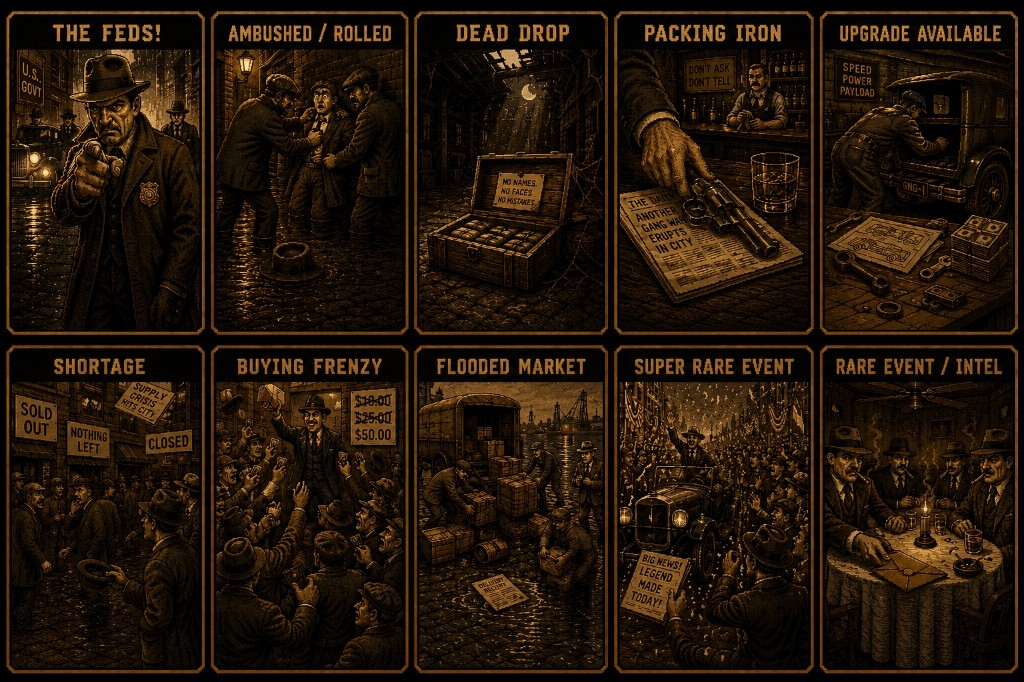
#> input picture assets/event-grid-source.png, 1024 x 682 px
$ python split-event-grid.py
#> lines starting #> are read from the running program, lines starting #| are printed output that depends on the picture; after the words box and inside, x2 and y2 are one past the last pixel; in counts of white or black regions, pixels touching at a corner belong together
### scripts/event_art.py
#!/usr/bin/env python3
"""Shared helpers for event popup artwork — trim, enhance, scale to panel height."""

from __future__ import annotations

from pathlib import Path

import numpy as np
from PIL import Image, ImageEnhance, ImageFilter

POPUP_ART_HEIGHT = 662
POPUP_PAD = 1  # black border each side; exported PNGs are POPUP_ART_HEIGHT + 2*POPUP_PAD tall
TRIM_THRESHOLD = 18


def trim_black(img: Image.Image, threshold: int = TRIM_THRESHOLD) -> Image.Image:
    """Remove outer black gutter."""
    rgb = img.convert("RGB")
    arr = np.array(rgb)
    mask = arr.max(axis=2) > threshold
    if not mask.any():
        return img
    ys, xs = np.where(mask)
    return img.crop((int(xs.min()), int(ys.min()), int(xs.max()) + 1, int(ys.max()) + 1))


def enhance_panel(img: Image.Image) -> Image.Image:
    img = ImageEnhance.Contrast(img).enhance(1.06)
    img = ImageEnhance.Color(img).enhance(1.04)
    img = ImageEnhance.Sharpness(img).enhance(1.2)
    return img.filter(ImageFilter.UnsharpMask(radius=1.1, percent=110, threshold=2))


def pad_on_black(img: Image.Image, border: int = 1) -> Image.Image:
    """Center art on a black canvas one pixel larger on each side."""
    w, h = img.size
    canvas = Image.new("RGB", (w + 2 * border, h + 2 * border), (0, 0, 0))
    canvas.paste(img, (border, border))
    return canvas


def export_panel(panel: Image.Image, target_h: int = POPUP_ART_HEIGHT) -> Image.Image:
    """Trim gutter, enhance, scale to popup height, pad on black — no letterboxing."""
    panel = trim_black(panel)
    panel = enhance_panel(panel)
    w, h = panel.size
    if h != target_h:
        scale = target_h / h
        panel = panel.resize((max(1, int(w * scale)), target_h), Image.Resampling.LANCZOS)
    return pad_on_black(panel, border=POPUP_PAD)


# [12 lines left out: function needs_normalize, not called in this run]

### scripts/split-event-grid.py
#!/usr/bin/env python3
"""Split the 2×5 standard-event grid into individual popup art assets."""

from __future__ import annotations

import shutil
import sys
from datetime import datetime, timezone
from pathlib import Path

from PIL import Image

ROOT = Path(__file__).resolve().parents[1]
sys.path.insert(0, str(Path(__file__).resolve().parent))
from event_art import export_panel  # noqa: E402

SOURCE = ROOT / "assets" / "event-grid-source.png"
FALLBACK_SOURCE = Path(
    r"C:\Users\jarro\.cursor\projects\c-Projects-gang-wars-GangWars\assets"
    r"\c__Users_jarro_AppData_Roaming_Cursor_User_workspaceStorage_b8abd18152c996897b88164cd8a20284"
    r"_images_image-9b10f273-468d-4512-8b7e-1718b8c9ef96.png"
)
OUT_DIR = ROOT / "events"

# row-major: top row L→R, then bottom row L→R
EVENTS = [
    "the_feds.png",
    "ambushed_rolled.png",
    "dead_drop.png",
    "packing_iron.png",
    "upgrade_available.png",
    "shortage.png",
    "buying_frenzy.png",
    "flooded_market.png",
    "super_rare_event.png",
    "rare_event_intel.png",
]

V_GUTTERS = [208, 411, 609, 817]
H_GUTTER = 339
GUTTER_TRIM = 3
EDGE_TRIM = 2  # drop seam pixels only — keep title banners and gold frames


def source_path() -> Path:
    if SOURCE.exists():
        return SOURCE
    if FALLBACK_SOURCE.exists():
        return FALLBACK_SOURCE
    raise FileNotFoundError("event grid source image not found")


def column_bounds(width: int) -> list[tuple[int, int]]:
    edges = [0] + V_GUTTERS + [width]
    bounds: list[tuple[int, int]] = []
    for i in range(5):
        left = edges[i] + (GUTTER_TRIM if i > 0 else EDGE_TRIM)
        right = edges[i + 1] - (GUTTER_TRIM if i < 4 else EDGE_TRIM)
        bounds.append((left, right))
    return bounds


def row_bounds(height: int) -> list[tuple[int, int]]:
    return [
        (EDGE_TRIM, H_GUTTER - GUTTER_TRIM),
        (H_GUTTER + GUTTER_TRIM, height - EDGE_TRIM),
    ]


def backup_existing() -> Path | None:
    stamp = datetime.now(timezone.utc).strftime("%Y%m%d-%H%M%S")
    backup = OUT_DIR / f"_backup-standard-{stamp}"
    existing = [OUT_DIR / name for name in EVENTS if (OUT_DIR / name).exists()]
    if not existing:
        return None
    backup.mkdir(parents=True)
    for path in existing:
        shutil.copy2(path, backup / path.name)
    return backup


def main() -> None:
    src = source_path()
    if not SOURCE.exists() and src == FALLBACK_SOURCE:
        shutil.copy2(src, SOURCE)

    im = Image.open(src).convert("RGB")
#> im is the input picture: PIL image 1024x682 RGB; mean R, G, B 35.7, 21.9, 10.1
    cols = column_bounds(im.width)
    rows = row_bounds(im.height)
#> rows = [(2, 336), (342, 680)]

    backup = backup_existing()
    if backup:
        print(f"Backed up previous standard events to {backup.relative_to(ROOT)}")

    idx = 0
    for ry, (y0, y1) in enumerate(rows):
        for cx, (x0, x1) in enumerate(cols):
            panel = im.crop((x0, y0, x1, y1))
            panel = export_panel(panel)
            out = OUT_DIR / EVENTS[idx]
            panel.save(out, optimize=True)
            print(f"  {EVENTS[idx]:24s}  {panel.size}  (grid r{ry}c{cx})")
            idx += 1
#> this loop made 2 passes
#> pass 1, in trim_black, `rgb = img.convert("RGB")`:
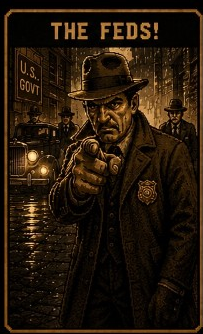
#> rgb: PIL image 203x334 RGB; mean R, G, B 37.6, 24.2, 11.8
#> pass 1, in trim_black, `mask = arr.max(axis=2) > threshold`:
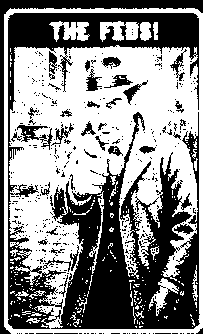
#> mask: shape (334, 203) bool; 54.8% white; 438 black regions (400 under 20 px), largest, box (x1, y1, x2, y2) and area: (51, 112, 200, 329) 15155, (8, 13, 199, 329) 8909, (0, 0, 203, 334) 3091
#> pass 1, in export_panel, `panel = trim_black(panel)`:
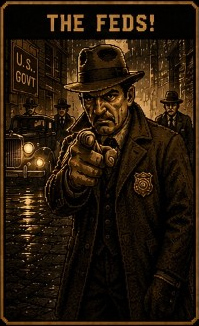
#> panel: PIL image 199x326 RGB; mean R, G, B 39.2, 25.3, 12.3
#> after the loop:
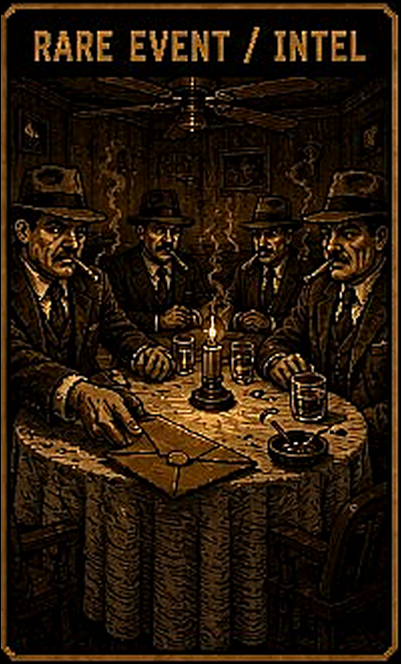
#> panel: PIL image 401x664 RGB; mean R, G, B 39.9, 25.5, 12.2
#> after the loop, idx = 10

    print(f"\nSaved {idx} standard event images to {OUT_DIR.relative_to(ROOT)}/")
#| Saved 10 standard event images to events/


if __name__ == "__main__":
    main()

$ run again, with assets/city-hall.png copied over assets/event-grid-source.png
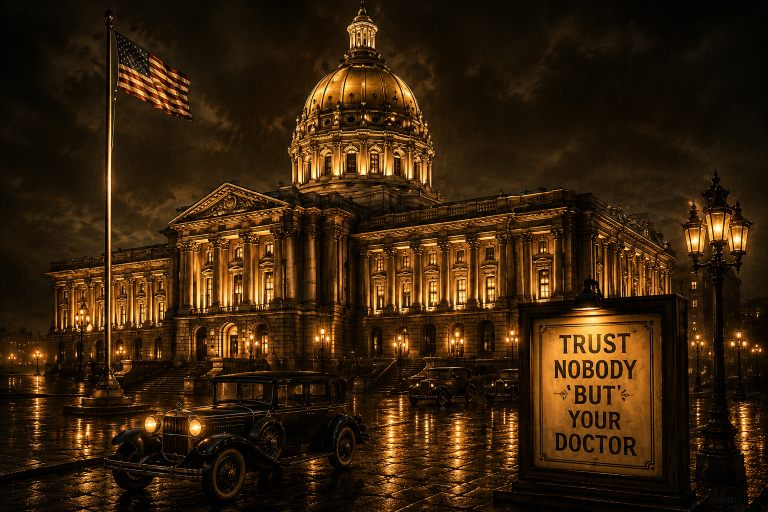
#> input picture assets/city-hall.png, 1536 x 1024 px (shown at 1/2 size)
#> in main, im is the input picture: PIL image 1536x1024 RGB; mean R, G, B 55.3, 33.9, 10.3
#> the loop in main, `for ry, (y0, y1) in enumerate(rows):` made 2 passes
#> pass 1, in trim_black, `mask = arr.max(axis=2) > threshold`:
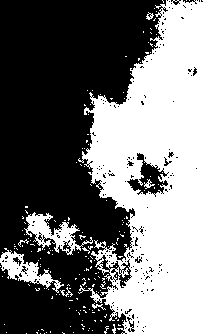
#> mask: shape (334, 203) bool; 43.5% white; 181 white regions (172 under 20 px), largest, box (x1, y1, x2, y2) and area: (78, 0, 203, 334) 26818, (24, 212, 93, 255) 1077, (0, 248, 64, 293) 921
#> after the loop in main, `for ry, (y0, y1) in enumerate(rows):`:
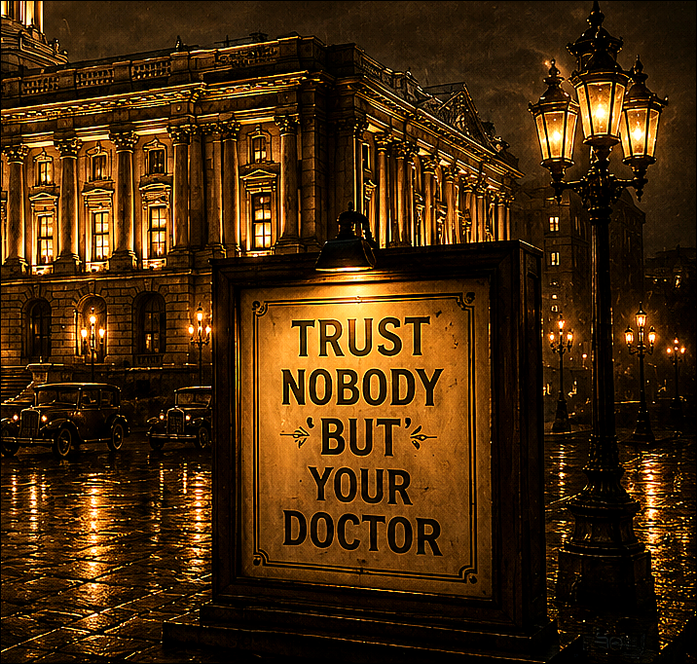
#> panel: PIL image 697x664 RGB; mean R, G, B 69.4, 41.5, 10.5
#> after the loop in main, `for ry, (y0, y1) in enumerate(rows):`: idx = 10
#| Saved 10 standard event images to events/
